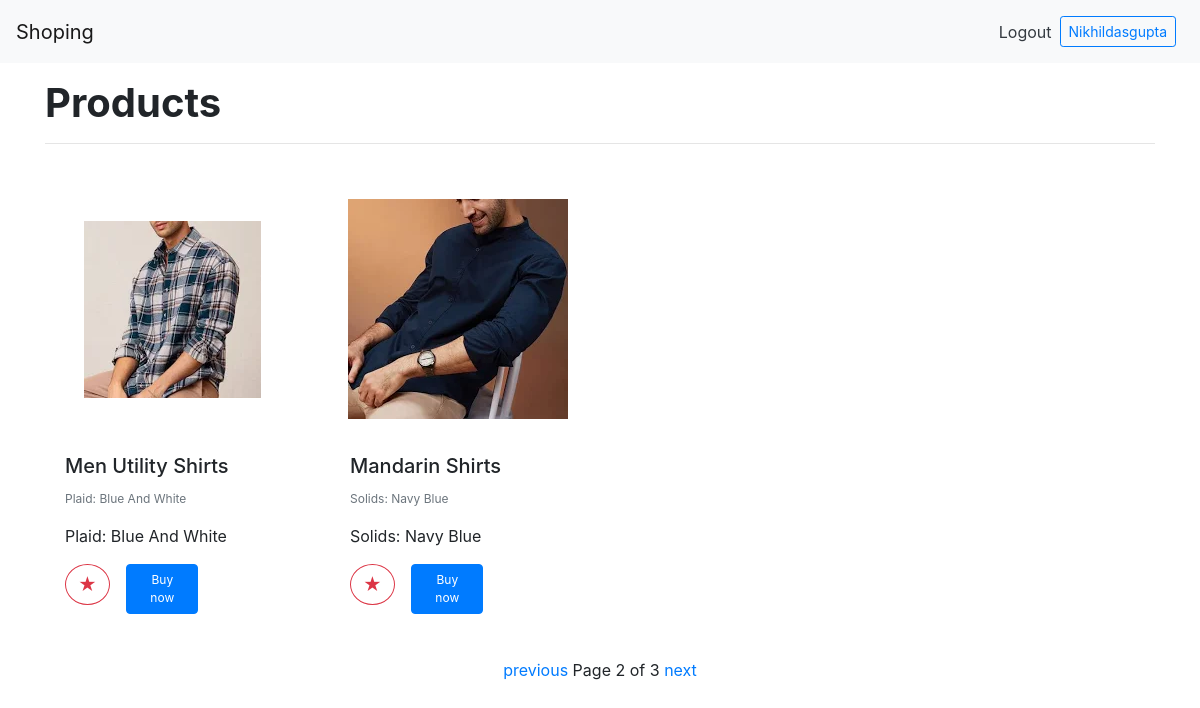
The page /products?page=2 (signed in) on the database its author committed.
### main/models.py (models this page shows, shortened)
class Product(models.Model):
    product_name=models.CharField(max_length=50)
    product_type = models.CharField(max_length=25)
    product_description = models.TextField()
    affiliate_url = models.SlugField(blank=True, null=True)
    product_image = models.ImageField(upload_to='images/')

### main/views.py (the view, shortened to what this page needs)
# urls.py: path("products",views.products,name="products"),
def products(request):
    products = Product.objects.all()
    paginator=Paginator(products,2)
    page_number=request.GET.get('page')
    page_obj=paginator.get_page(page_number)
    vote_form=VoteForm()
    return render(request = request, template_name="main/products.html", context = {"page_obj":page_obj,"vote_form":vote_form})

### main/templates/main/products.html (shortened to what this page needs)
{%extends 'main/header.html'%}
    {% block content%}
    {% load crispy_forms_tags %}
    <div class="container py-3">
    	<h1 class="font-weight-bold">Products</h1>
    	<hr>
    	<br>
    	 <div class="row">
          {% for p in page_obj %}
    	    <div class="col-sm-12 col-md-6 col-lg-3 pb-4">
    	      	<div class="card h-100" style="border:none">
    	        	<img src="{{ p.product_image.url  }}" class="card-img-top" alt="{{ p.product_name }}" style="width: auto; height: 250px; object-fit: scale-down;">
    	        	<div class="card-body">
    	          		<h5 class="card-title">{{ p.product_name }}</h5>
    	            	<p class="card-text text-muted" style="font-size:12px">{{ p.product_type }}</p>
    	            	<p class="card-text">{{p.product_description}}</p>
                        <div class="row">
                                <div class="col-3 text-center">
                                    {% if user.is_authenticated %}
                                        <form method="post">
                                            <button type="submit" class="btn btn-outline-danger" style="font-size:18px; border-radius: 50%">★</button>
                                        </form>
                                    {% else %}
                                        <a href="/register" class="btn btn-outline-danger" style="font-size:18px; border-radius: 50%">★</a>
                                    {% endif %}
                                </div>
                                <div class="col-5 text-center">
                                    <a href="{{ p.affiliate_url }}" class="btn btn-primary"  style="font-size:12px">Buy now</a>
                                </div>
                            </div>
    	        	</div>
    	      	</div>
    	    </div>
          {% endfor%}
    	</div>
        <div class="container">
            <div class="pagination justify-content-center">
                <span class="step-links">
                    {% if page_obj.has_previous %}
                        <a href="?page={{ page_obj.previous_page_number }}">previous</a>
                    {% endif %}
                    <span class="current">
                        Page {{ page_obj.number }} of {{ page_obj.paginator.num_pages }}
                    </span>
                    {% if page_obj.has_next %}
                        <a href="?page={{ page_obj.next_page_number }}">next</a>
                    {% endif %}
                </span>
            </div>
        </div>
    </div>
  {% endblock %}

### main/templates/main/includes/navbar.html (shortened to what this page needs)
<nav class="navbar navbar-expand-sm navbar-light bg-light">
    <a class="navbar-brand" href="/">Shoping</a>
    <div class="navbar-collapse collapse w-100 order-3 dual-collapse2">
      {% if user.is_authenticated %}
       <a class="text-dark" href="/logout">Logout</a>
       <a class="btn btn-sm btn-outline-primary m-2"  href="/user">{{user.username|title}}</a>
      {% else %}
       <a class="text-dark" href="/login">Login</a>
       <a class="btn btn-sm btn-primary m-2"  href="/register">Register</a>
      {% endif %}
    </div>
</nav>

### rows shown on the page
Product: product_image (picture), product_name "Men Utility Shirts", product_type "Plaid: Blue And White", product_description "Plaid: Blue And White"
Product: product_image (picture), product_name "Mandarin Shirts", product_type "Solids: Navy Blue", product_description "Solids: Navy Blue"

### other values the page prints
{{ user.username|title }} "Nikhildasgupta"
{{ page_obj.number }} "2"
{{ page_obj.paginator.num_pages }} "3"
